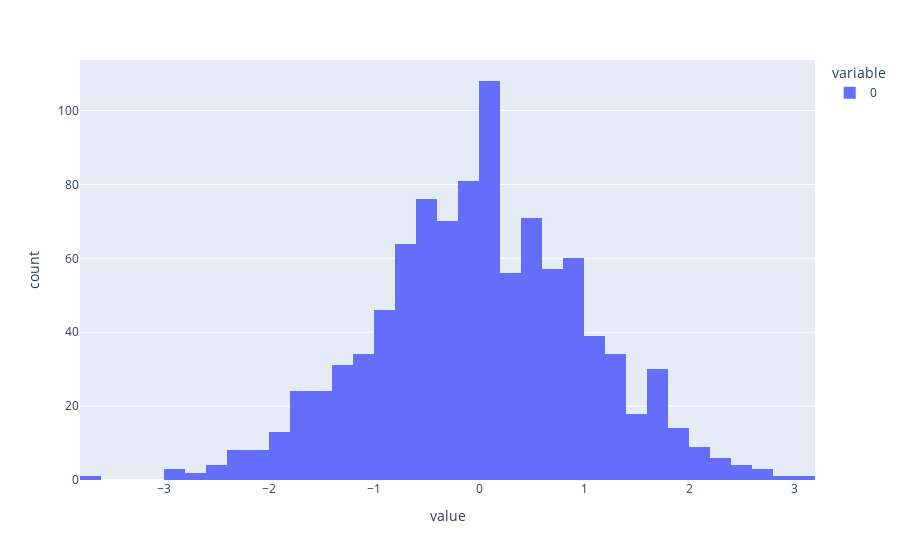

Here is the notebook cell this chart was saved with:
### Code cell
px.histogram(x,nbins=50)

### Figure 1 — Plotly figure (JSON) as saved in the notebook; plotly's stock layout.template omitted (floating-point values rounded to 4 significant figures; data arrays with more than 128 entries replaced by an {"elided": "..."} marker saying what was removed)
{"data": [{"alignmentgroup": "True", "bingroup": "x", "hovertemplate": "variable=0<br>value=%{x}<br>count=%{y}<extra></extra>", "legendgroup": "0", "marker": {"color": "#636efa", "pattern": {"shape": ""}}, "name": "0", "nbinsx": 50, "offsetgroup": "0", "orientation": "v", "showlegend": true, "type": "histogram", "x": {"elided": "1000 float values"}, "xaxis": "x", "yaxis": "y"}], "layout": {"barmode": "relative", "legend": {"title": {"text": "variable"}, "tracegroupgap": 0}, "margin": {"t": 60}, "xaxis": {"anchor": "y", "domain": [0, 1], "title": {"text": "value"}}, "yaxis": {"anchor": "x", "domain": [0, 1], "title": {"text": "count"}}}}
